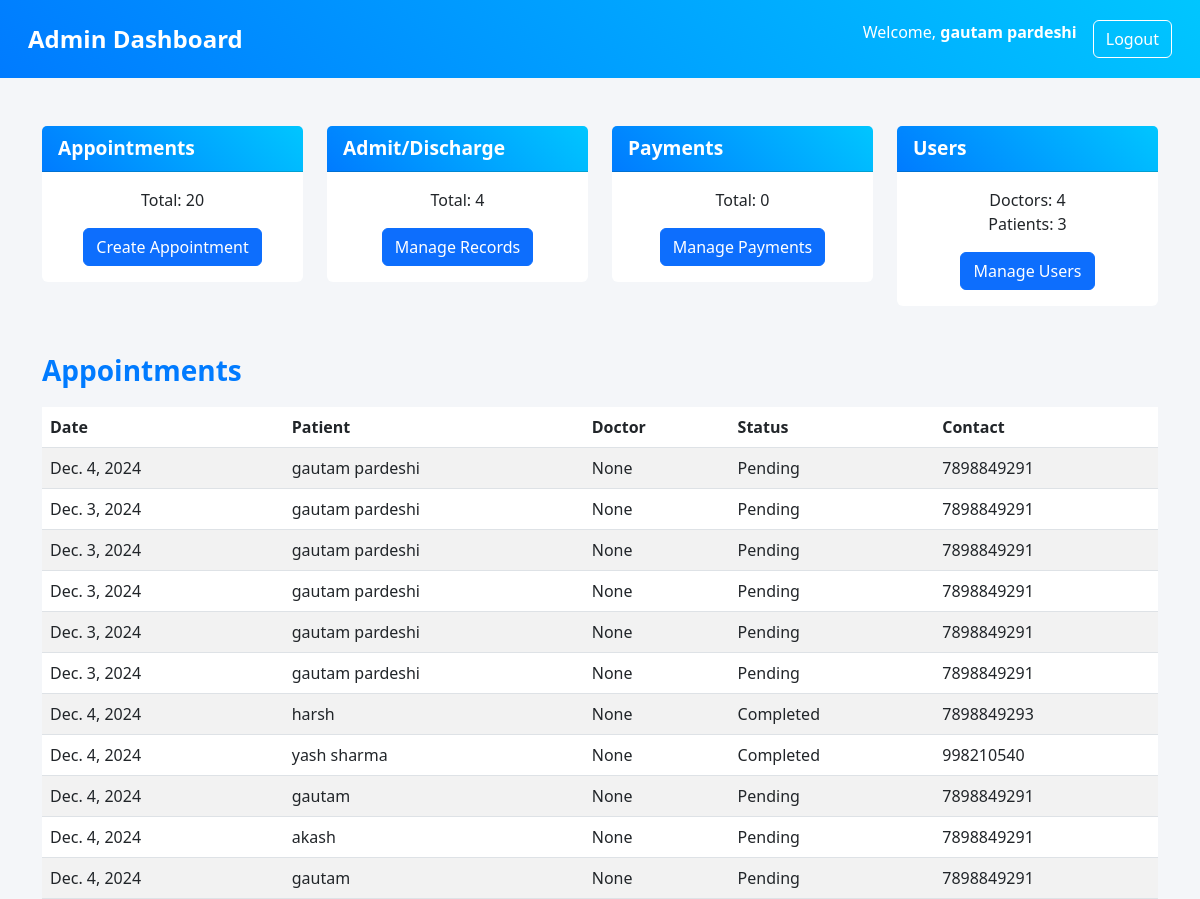
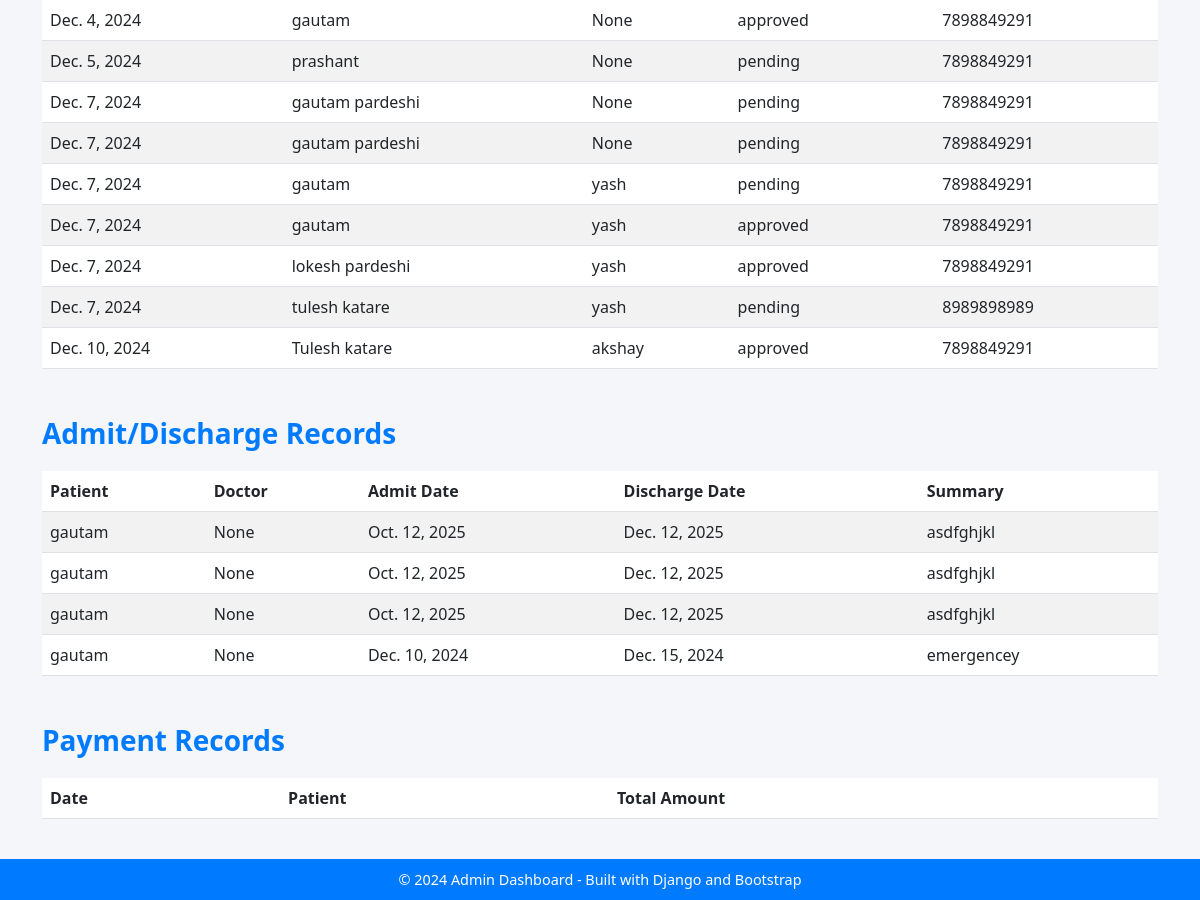
The app's page /admin_dashboard (signed in), older data (2 pictures, top to bottom).
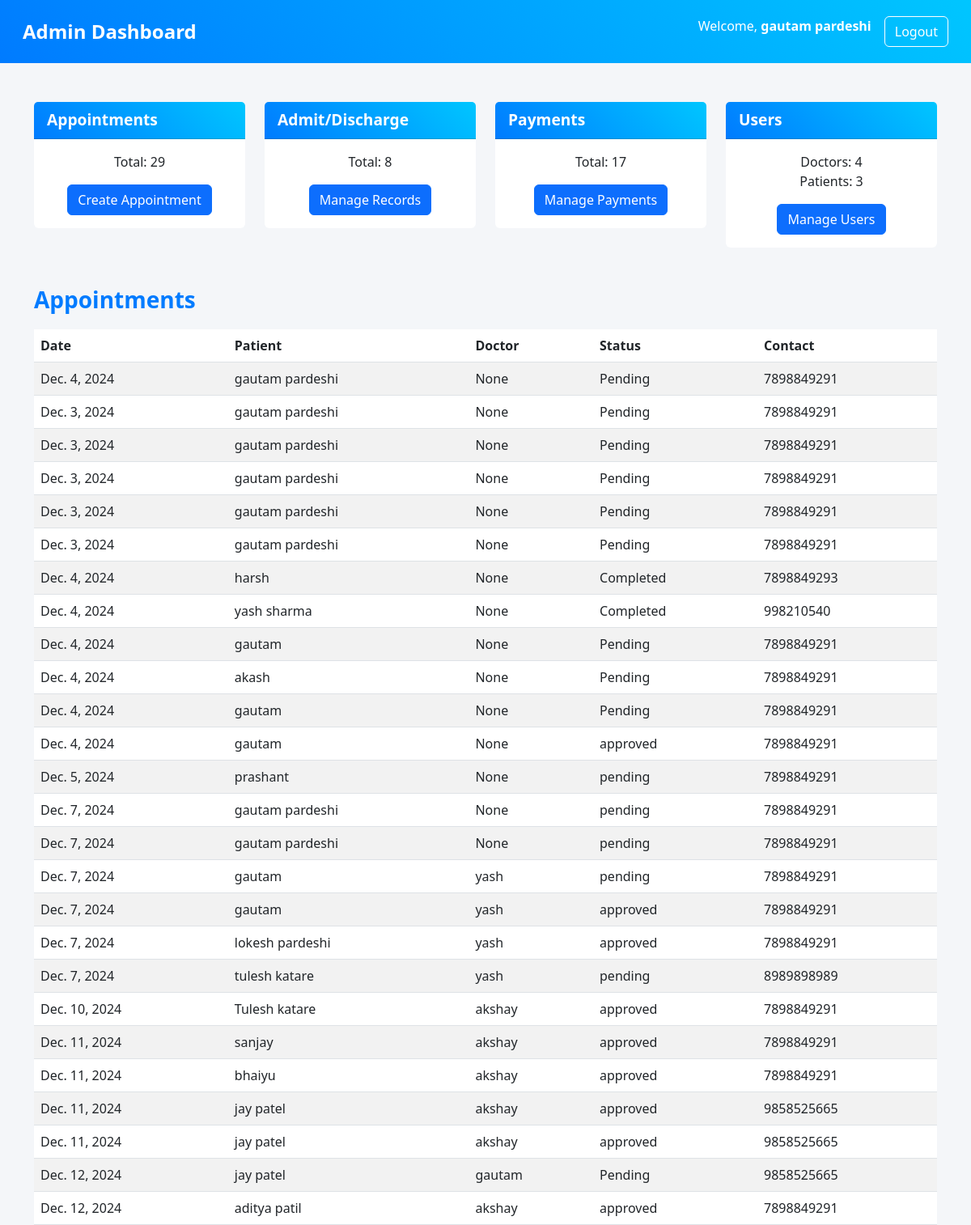
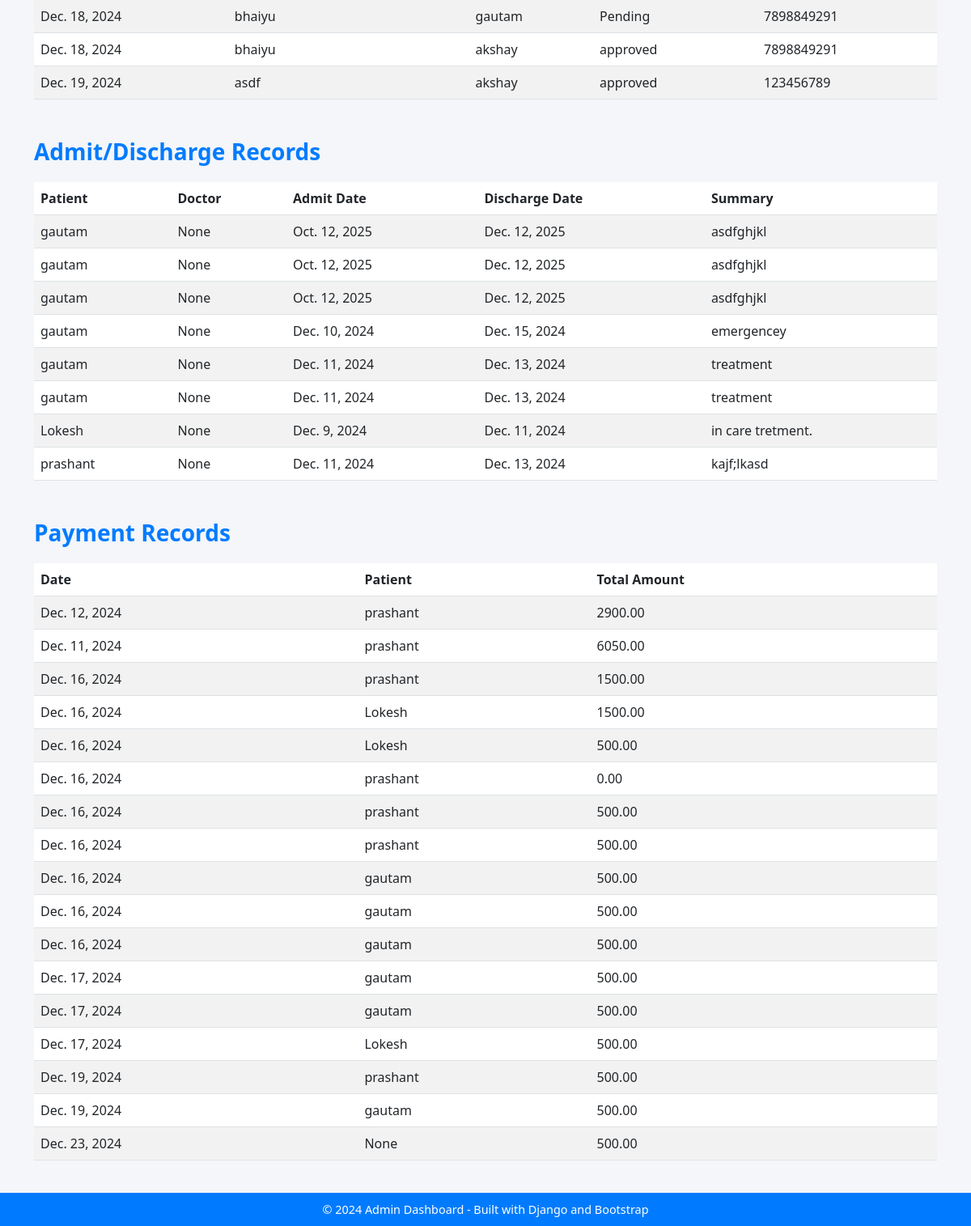
The same page, newer data (2 pictures, top to bottom).
### user/models.py (models this page shows, shortened)
class Appointment(models.Model):
    GENDER_CHOICE = [
        ('MALE', 'MALE'),
        ('FEMALE', 'FEMALE')
    ]
    PURPOSE_OF_VISIT = [
        ('consultation', 'Consultation'),
        ('emergency', 'Emergency'),
        ('diagnosis', 'Diagnosis/Tests'),
        ('treatment', 'Treatment'),
        ('surgery', 'Surgery'),
        ('vaccination', 'Vaccination'),
        ('others', 'Others'),
    ]
    doctor = models.ForeignKey(
        CustomUser,
        on_delete=models.SET_NULL,
        null=True,
        blank=True,
        limit_choices_to={'role': 'doctor'},
        related_name='appointments'
    )
    patient = models.ForeignKey(
        CustomUser,
        on_delete=models.CASCADE,
        limit_choices_to={'role': 'patient'},
        related_name='patient_appointments',
        null=True,
        blank=True
    )  # Relationship with patient
    patient_name = models.CharField(max_length=200)
    patient_age = models.IntegerField()
    appointment_date = models.DateField(default=date.today)
    patient_gender = models.CharField(max_length=10, choices=GENDER_CHOICE)
    patient_contact_number = models.CharField(max_length=15)
    patient_email = models.EmailField()
    purpose_of_visit = models.CharField(max_length=70, choices=PURPOSE_OF_VISIT)
    symptoms = models.TextField(blank=True, null=True)
    appointment_status = models.CharField(
        max_length=20,
        choices=[('approved', 'Approved'), ('pending', 'Pending')],
        default='Pending'
    )
    payment = models.OneToOneField(
        'Payment',
        on_delete=models.SET_NULL,
        null=True,
        blank=True,
        related_name='appointment_payment'
    )

class CustomUser(AbstractUser):
    ROLE_CHOICES = [
        ('admin', 'Admin'),
        ('doctor', 'Doctor'),
        ('patient', 'Patient'),
        ('nurse', 'Nurse'),
        ('receptionist', 'Receptionist'),
    ]
    GENDER_CHOICE=[
        ('MALE','MALE'),
        ('FEMALE','FEMALE')
    ]
    DEPARTMENT_CHOICES=[
        ('emergency', 'Emergency'),
        ('opd', 'Outpatient Department (OPD)'),
        ('surgery', 'Surgery'),
        ('radiology', 'Radiology'),
        ('laboratory', 'Laboratory'),
        ('pediatrics', 'Pediatrics'),
        ('gynecology', 'Gynecology & Obstetrics'),
        ('cardiology', 'Cardiology'),
        ('neurology', 'Neurology'),
        ('dermatology', 'Dermatology'),
        ('psychiatry', 'Psychiatry & Mental Health'),
        ('ophthalmology', 'Ophthalmology'),
        ('pharmacy', 'Pharmacy'),
        ('orthopedics', 'Orthopedics'),
        ('nephrology', 'Nephrology'),
        ('urology', 'Urology'),
        ('gastroenterology', 'Gastroenterology'),
        ('infectious_diseases', 'Infectious Diseases')
    ]
    DEPARTMENT = models.CharField(max_length=100, choices=DEPARTMENT_CHOICES, default="general")
    role = models.CharField(max_length=20, choices=ROLE_CHOICES)
    first_name = models.CharField(max_length=30, null=True, blank=True)
    last_name = models.CharField(max_length=30, null=True, blank=True)
    gender = models.CharField(max_length=6, choices=GENDER_CHOICE, null=True, blank=True)
    email = models.EmailField(unique=True)
    age = models.IntegerField(null=True, blank=True)
    contact_number = models.CharField(max_length=15, null=True, blank=True)
    def __str__(self):
        return self.first_name

class AdmitDischargeDetails(models.Model):
    patient = models.ForeignKey(
        CustomUser,
        on_delete=models.CASCADE,
        limit_choices_to={'role': 'patient'},
        verbose_name="Patient"
    )
    doctor = models.ForeignKey(
        CustomUser,
        on_delete=models.SET_NULL,
        null=True,
        blank=True,
        limit_choices_to={'role': 'doctor'},
        related_name='AdmitDischargeDetails'
    )
    admit_date = models.DateField(null=True, blank=True, default=date.today, verbose_name="Admit Date")
    discharge_date = models.DateField(null=True, blank=True, verbose_name="Discharge Date")
    discharge_summary = models.TextField(null=True, blank=True, verbose_name="Discharge Summary")
    ward = models.CharField(max_length=100, null=True, blank=True, verbose_name="Ward")
    treatment_plan = models.TextField(null=True, blank=True, verbose_name="Treatment Plan")

class Payment(models.Model):
    patient = models.ForeignKey(CustomUser, on_delete=models.CASCADE, limit_choices_to={'role': 'patient'},null=True, blank=True)  # Relationship with CustomUser
    admit_discharge_details = models.ForeignKey(AdmitDischargeDetails, on_delete=models.SET_NULL, null=True, blank=True)  # Link with AdmitDischargeDetails
    admit_charges = models.DecimalField(max_digits=10, decimal_places=2, default=0.00)
    consultancy_fees = models.DecimalField(max_digits=10, decimal_places=2, default=0.00)
    other_charges = models.DecimalField(max_digits=10, decimal_places=2, default=0.00)
    total_amount = models.DecimalField(max_digits=10, decimal_places=2)
    payment_date = models.DateField(default=date.today)

### user/views.py (the view)
# urls.py: path('admin_dashboard', admin_dashboard, name='admin_dashboard'),
@login_required
def admin_dashboard(request):
    if request.user.role != 'admin':
        return render(request, '403.html')  # Unauthorized access
    user_roles = {
        'admins': CustomUser.objects.filter(role='admin').count(),
        'doctors': CustomUser.objects.filter(role='doctor').count(),
        'patients': CustomUser.objects.filter(role='patient').count(),
        'nurses': CustomUser.objects.filter(role='nurse').count(),
        'receptionists': CustomUser.objects.filter(role='receptionist').count(),
    }
    context = {
        'admin_name': f"{request.user.first_name} {request.user.last_name}",
        'user_roles': user_roles,
        'appointments_list': Appointment.objects.all(),
        'payments_list': Payment.objects.all(),
        'admit_discharge_list': AdmitDischargeDetails.objects.all(),
    }
    return render(request, 'admin_dashboard.html', context)

### user/Templates/admin_dashboard.html (shortened to what the changed rows need)
<!DOCTYPE html>
<html lang="en">
<head>
    <link rel="stylesheet" href="https://cdnjs.cloudflare.com/ajax/libs/bootstrap/5.3.0-alpha1/css/bootstrap.min.css">
</head>
<body>
    <div class="container mt-5">
        <div class="row">
            <div class="col-md-3">
                <div class="card">
                    <div class="card-body text-center">
                        <p class="mb-3">Total: {{ appointments_list.count }}</p>
                        <a href="{% url 'appointment' %}" class="btn btn-primary">Create Appointment</a>
                    </div>
                </div>
            </div>
            <div class="col-md-3">
                <div class="card">
                    <div class="card-body text-center">
                        <p class="mb-3">Total: {{ admit_discharge_list.count }}</p>
                        <a href="{% url 'manage_admit_discharge' %}" class="btn btn-primary">Manage Records</a>
                    </div>
                </div>
            </div>
            <div class="col-md-3">
                <div class="card">
                    <div class="card-body text-center">
                        <p class="mb-3">Total: {{ payments_list.count }}</p>
                        <a href="{% url 'manage_payments' %}" class="btn btn-primary">Manage Payments</a>
                    </div>
                </div>
            </div>
        </div>
        <div class="table-section mt-5">
            <table class="table table-striped">
                <thead>
                    <tr>
                        <th>Date</th>
                        <th>Patient</th>
                        <th>Doctor</th>
                        <th>Status</th>
                        <th>Contact</th>
                    </tr>
                </thead>
                <tbody>
                    {% for appointment in appointments_list %}
                        <tr>
                            <td>{{ appointment.appointment_date }}</td>
                            <td>{{ appointment.patient_name }}</td>
                            <td>{{ appointment.doctor }}</td>
                            <td>{{ appointment.appointment_status }}</td>
                            <td>{{ appointment.patient_contact_number }}</td>
                        </tr>
                    {% endfor %}
                </tbody>
            </table>
        </div>
        <div class="table-section mt-5">
            <table class="table table-striped">
                <thead>
                    <tr>
                        <th>Patient</th>
                        <th>Doctor</th>
                        <th>Admit Date</th>
                        <th>Discharge Date</th>
                        <th>Summary</th>
                    </tr>
                </thead>
                <tbody>
                    {% for record in admit_discharge_list %}
                        <tr>
                            <td>{{ record.patient }}</td>
                            <td>{{ record.doctor }}</td>
                            <td>{{ record.admit_date }}</td>
                            <td>{{ record.discharge_date }}</td>
                            <td>{{ record.discharge_summary }}</td>
                        </tr>
                    {% endfor %}
                </tbody>
            </table>
        </div>
        <div class="table-section mt-5">
            <table class="table table-striped">
                <thead>
                    <tr>
                        <th>Date</th>
                        <th>Patient</th>
                        <th>Total Amount</th>
                    </tr>
                </thead>
                <tbody>
                    {% for payment in payments_list %}
                        <tr>
                            <td>{{ payment.payment_date }}</td>
                            <td>{{ payment.patient }}</td>
                            <td>{{ payment.total_amount }}</td>
                        </tr>
                    {% endfor %}
                </tbody>
            </table>
        </div>
    </div>
</body>
</html>

Row changes from the older to the newer data that the page shows:
added Appointment: appointment_date "Dec. 11, 2024", patient_name "sanjay", doctor "akshay", appointment_status "approved", patient_contact_number "7898849291"
added Appointment: appointment_date "Dec. 11, 2024", patient_name "bhaiyu", doctor "akshay", appointment_status "approved", patient_contact_number "7898849291"
added Appointment: appointment_date "Dec. 11, 2024", patient_name "jay patel", doctor "akshay", appointment_status "approved", patient_contact_number "9858525665"
added Appointment: appointment_date "Dec. 11, 2024", patient_name "jay patel", doctor "akshay", appointment_status "approved", patient_contact_number "9858525665"
added Appointment: appointment_date "Dec. 12, 2024", patient_name "jay patel", doctor "gautam", appointment_status "Pending", patient_contact_number "9858525665"
added Appointment: appointment_date "Dec. 12, 2024", patient_name "aditya patil", doctor "akshay", appointment_status "approved", patient_contact_number "7898849291"
added Appointment: appointment_date "Dec. 18, 2024", patient_name "bhaiyu", doctor "gautam", appointment_status "Pending", patient_contact_number "7898849291"
added Appointment: appointment_date "Dec. 18, 2024", patient_name "bhaiyu", doctor "akshay", appointment_status "approved", patient_contact_number "7898849291"
added Appointment: appointment_date "Dec. 19, 2024", patient_name "asdf", doctor "akshay", appointment_status "approved", patient_contact_number "123456789"
added AdmitDischargeDetails: patient "gautam", doctor "None", admit_date "Dec. 11, 2024", discharge_date "Dec. 13, 2024", discharge_summary "treatment"
added AdmitDischargeDetails: patient "gautam", doctor "None", admit_date "Dec. 11, 2024", discharge_date "Dec. 13, 2024", discharge_summary "treatment"
added AdmitDischargeDetails: patient "Lokesh", doctor "None", admit_date "Dec. 9, 2024", discharge_date "Dec. 11, 2024", discharge_summary "in care tretment."
added AdmitDischargeDetails: patient "prashant", doctor "None", admit_date "Dec. 11, 2024", discharge_date "Dec. 13, 2024", discharge_summary "kajf;lkasd"
added Payment: payment_date "Dec. 12, 2024", patient "prashant", total_amount "2900.00"
added Payment: payment_date "Dec. 11, 2024", patient "prashant", total_amount "6050.00"
added Payment: payment_date "Dec. 16, 2024", patient "prashant", total_amount "1500.00"
added Payment: payment_date "Dec. 16, 2024", patient "Lokesh", total_amount "1500.00"
added Payment: payment_date "Dec. 16, 2024", patient "Lokesh", total_amount "500.00"
added Payment: payment_date "Dec. 16, 2024", patient "prashant", total_amount "0.00"
added Payment: payment_date "Dec. 16, 2024", patient "prashant", total_amount "500.00"
added Payment: payment_date "Dec. 16, 2024", patient "prashant", total_amount "500.00"
added Payment: payment_date "Dec. 16, 2024", patient "gautam", total_amount "500.00"
added Payment: payment_date "Dec. 16, 2024", patient "gautam", total_amount "500.00"
added Payment: payment_date "Dec. 16, 2024", patient "gautam", total_amount "500.00"
added Payment: payment_date "Dec. 17, 2024", patient "gautam", total_amount "500.00"
added Payment: payment_date "Dec. 17, 2024", patient "gautam", total_amount "500.00"
added Payment: payment_date "Dec. 17, 2024", patient "Lokesh", total_amount "500.00"
added Payment: payment_date "Dec. 19, 2024", patient "prashant", total_amount "500.00"
added Payment: payment_date "Dec. 19, 2024", patient "gautam", total_amount "500.00"
added Payment: payment_date "Dec. 23, 2024", patient "None", total_amount "500.00"
Text that changed along with them:
{{ appointments_list.count }}: "20" → "29"
{{ admit_discharge_list.count }}: "4" → "8"
{{ payments_list.count }}: "0" → "17"
